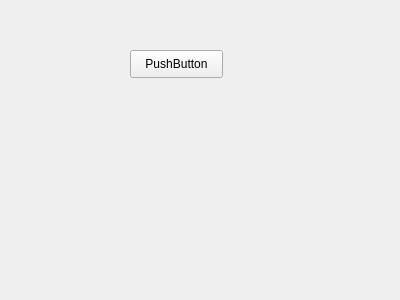
<?xml version="1.0" encoding="UTF-8"?>
<ui version="4.0">
 <class>Form</class>
 <widget class="QWidget" name="Form">
  <property name="geometry">
   <rect>
    <x>0</x>
    <y>0</y>
    <width>400</width>
    <height>300</height>
   </rect>
  </property>
  <property name="windowTitle">
   <string>Form</string>
  </property>
  <widget class="QPushButton" name="pushButton">
   <property name="geometry">
    <rect>
     <x>130</x>
     <y>50</y>
     <width>93</width>
     <height>28</height>
    </rect>
   </property>
   <property name="text">
    <string>PushButton</string>
   </property>
  </widget>
 </widget>
 <resources/>
 <connections/>
</ui>
